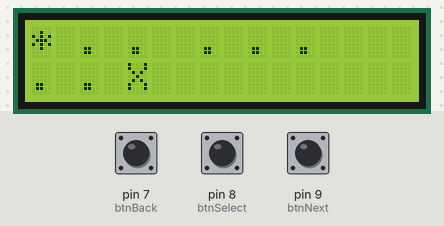
The sketch below on a simulated Arduino Uno, built with avr-gcc and run on an emulated ATmega328P. Shown: 16×2 character LCD. Inputs (shaded band) come from the test bench; at power-on: pin 8 (btnSelect) HIGH, pin 7 (btnBack) HIGH, pin 9 (btnNext) HIGH. Random numbers use the default seed unless the sketch sets one.

Above: at 2.2 s.
2.3 s: pin 8 (btnSelect) pulled LOW for 0.15 s
At 3.7 s:
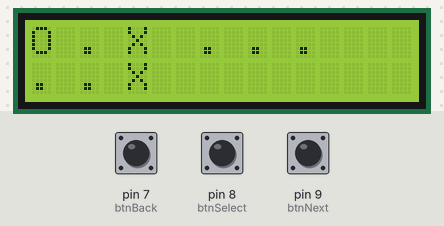
4.0 s: pin 7 (btnBack) pulled LOW for 0.15 s
At 4.7 s:
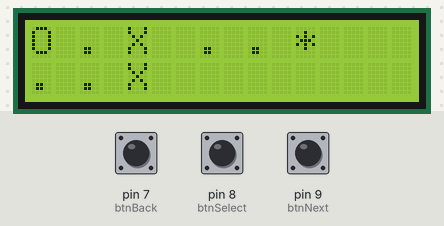
5.6 s: pin 8 (btnSelect) pulled LOW for 1 s
At 7.5 s:
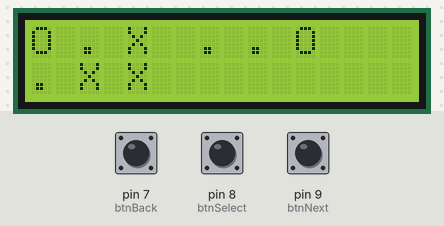
8.1 s: pin 7 (btnBack) pulled LOW for 1 s
At 9.0 s:
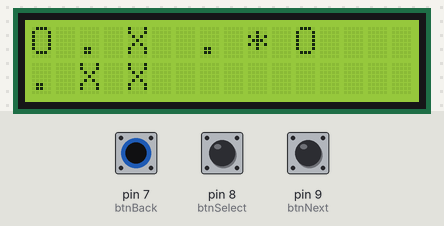
10.6 s: pin 8 (btnSelect) pulled LOW for 0.15 s
At 11.3 s:
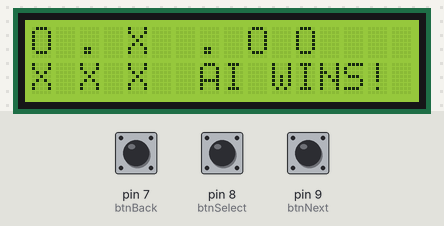
13.7 s: pin 9 (btnNext) pulled LOW for 0.15 s
At 15.2 s:
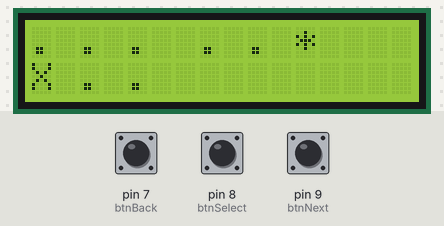
Timing chart, 0 to 16.3 s (numbered marks = the images above; inputs shaded):
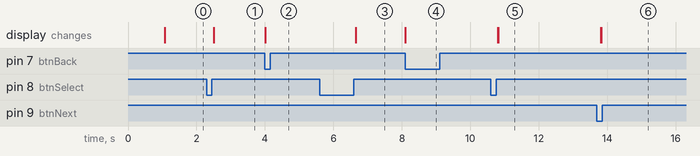

The sketch:

arduino.ino
```cpp
#include "move_table.h"
#include <LiquidCrystal.h>

const int rs = 12, en = 11, d4 = 5, d5 = 4, d6 = 3, d7 = 2;
const int btnBack = 7, btnSelect = 8, btnNext = 9;

LiquidCrystal lcd(rs, en, d4, d5, d6, d7);

int board[9] = {0, 0, 0, 0, 0, 0, 0, 0, 0};
int cursor = 0;
bool playerTurn = false;

void setup() {
  pinMode(btnBack, INPUT_PULLUP);
  pinMode(btnSelect, INPUT_PULLUP);
  pinMode(btnNext, INPUT_PULLUP);

  lcd.begin(16, 2);
  lcd.print("AI Tic-Tac-Toe");
  delay(1000);
  // seed PRNG (floating analog pin gives some entropy)
  randomSeed(analogRead(A0));
  drawBoard();
}

int checkWinner() {
  int wins[8][3] = {{0,1,2},{3,4,5},{6,7,8},{0,3,6},{1,4,7},{2,5,8},{0,4,8},{2,4,6}};
  for (int i = 0; i < 8; i++) {
    if (board[wins[i][0]] != 0 &&
        board[wins[i][0]] == board[wins[i][1]] &&
        board[wins[i][0]] == board[wins[i][2]]) {
      return board[wins[i][0]];
    }
  }
  for (int i = 0; i < 9; i++) if (board[i] == 0) return 0;
  return 3; // Draw
}

void drawBoard() {
  lcd.clear();
  renderSegment(0, 0, 0);
  renderSegment(3, 0, 1);
  renderSegment(6, 7, 0);
}

void renderSegment(int startIdx, int x, int y) {
  lcd.setCursor(x, y);
  for (int i = 0; i < 3; i++) {
    int currentIdx = startIdx + i;
    char icon = getChar(board[currentIdx]);
    if (currentIdx == cursor && board[currentIdx] == 0) icon = '*';
    lcd.print(icon);
    if (i < 2) lcd.print(" ");
  }
}

char getChar(int val) {
  if (val == 1) return 'X';
  if (val == 2) return 'O';
  return '.';
}

int getPossibleMoves(int possible[]) {
  int count = 0;
  for (int i = 0; i < 9; i++) {
    if (board[i] == 0) possible[count++] = i;
  }
  return count;
}

void flipBoardMarkers() {
    for (int i = 0; i < 9; i++) {
        if (board[i] == 1) board[i] = 2;
        else if (board[i] == 2) board[i] = 1;
    }
}

int getAIMove(int aiMarker) {
    int possible[9];
    int possible_count = getPossibleMoves(possible);
    if (possible_count == 0) return 0;

    int best_moves[9];
    int best_count = 0;
    int8_t best_value = INT8_MIN;

    if (aiMarker != 1) flipBoardMarkers();

    for (int pi = 0; pi < possible_count; pi++) {
        int m = possible[pi];
        board[m] = 1;

        // compute base-3 hash of the resulting board
        unsigned int hash = 0;
        unsigned int p3 = 1;
        for (int i = 0; i < 9; i++) {
        hash += (unsigned int)board[i] * p3;
        p3 *= 3;
        }

        // read stored value from PROGMEM
        uint8_t raw = pgm_read_byte(&(moveTable[hash]));
        int8_t val;
        if (raw == 255) {
        // 255 denotes "no data" in the table; treat as very bad
        val = INT8_MIN;
        } else {
        val = (int8_t)raw;
        }

        // undo move
        board[m] = 0;

        // track best moves (maximize for AI)
        if (val > best_value) {
            best_value = val;
            best_count = 0;
            best_moves[best_count++] = m;
        } else if (val == best_value) {
        best_moves[best_count++] = m;
        }
    }

    if (aiMarker != 1) flipBoardMarkers();

    // if no best move found (shouldn't happen), pick first possible
    if (best_count == 0) return possible[0];

    // choose a random move among the best
    int choice = (int)random(best_count);
    return best_moves[choice];
}

void endGame(int winner) {
  lcd.setCursor(7, 1);
  if (winner == 1) lcd.print("AI WINS!");
  else if (winner == 2) lcd.print("YOU WIN!");
  else lcd.print("DRAW!");
  for (int i = 0; i < 9; i++) board[i] = 0;
  playerTurn = false;
  delay(3000);
}

void makePlayerMove(int marker) {
bool move = false;
    while(!move){
        if (digitalRead(btnNext) == LOW) {
            cursor = (cursor + 1) % 9;
            drawBoard();
            while(digitalRead(btnNext) == LOW);
            delay(50);
        }
        if (digitalRead(btnBack) == LOW) {
            cursor = (cursor + 8) % 9;
            drawBoard();
            while(digitalRead(btnBack) == LOW);
            delay(50);
        }
        if (digitalRead(btnSelect) == LOW) {
            if (board[cursor] == 0) {
                board[cursor] = marker;
                move = true;
            }
            while(digitalRead(btnSelect) == LOW);
            delay(50);
        }
    }
}

int playerMarker = 2;
int aiMarker = 1;
void loop() {
    if(playerTurn) {
      makePlayerMove(playerMarker);
      playerTurn = false;
    }
    else {
        int aiMove = getAIMove(aiMarker);
        board[aiMove] = aiMarker;
        playerTurn = true;
    }
    drawBoard();

    int winStatus = checkWinner();
    if (winStatus != 0) endGame(winStatus);
}
```

Source omitted: move_table.h (data table, 130888 bytes)

Measured:
- after the input at 2.3 s, the display: first changes after 0.20 s (image 1 shows a later state)
- after the input at 4.0 s, the display: changes at once (image 2)
- after the input at 5.6 s, the display: first changes after 1.1 s (image 3 shows a later state)
- after the input at 8.1 s, the display: changes at once (image 4)
- after the input at 10.6 s, the display: first changes after 0.20 s (image 5 shows a later state)
